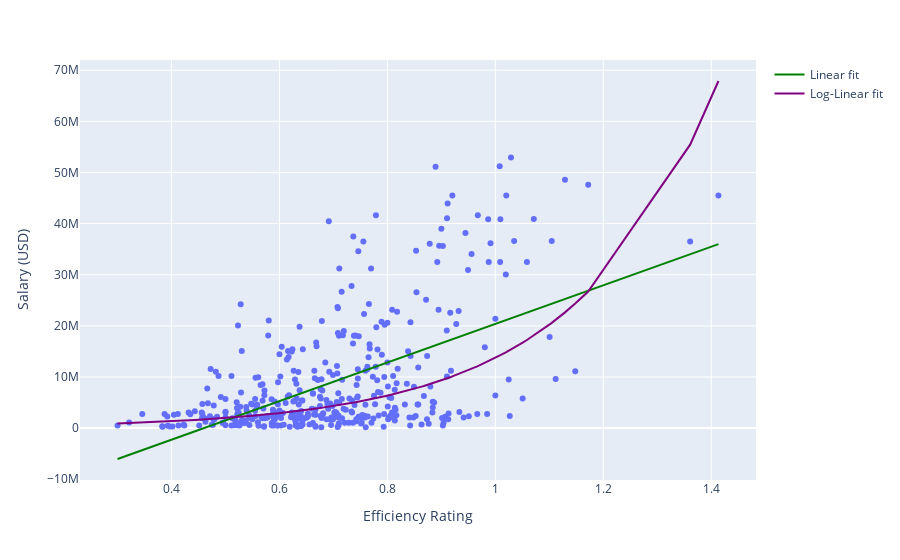

Here is the notebook cell this chart was saved with:
### Code cell
#20251022_Begin
# efficiency_plot(df_efficiency, 'ratingPm', year=2022)
efficiency_plot(df_efficiency.rename(columns={'team_abbr' : 'team'}), 'ratingPm', year=2022)
#20251022_End

### Figure 1 — Plotly figure (JSON) as saved in the notebook; plotly's stock layout.template omitted (floating-point values rounded to 4 significant figures; data arrays with more than 128 entries replaced by an {"elided": "..."} marker saying what was removed)
{"data": [{"customdata": {"elided": "427x3 mixed values"}, "hovertemplate": "Efficiency Rating=%{x}<br>Salary (USD)=%{y}<br>Player=%{customdata[0]}<br>Team=%{customdata[1]}<br>season=%{customdata[2]}<extra></extra>", "legendgroup": "", "marker": {"color": "#636efa", "size": 6, "symbol": "circle"}, "mode": "markers", "name": "", "orientation": "v", "showlegend": false, "type": "scatter", "x": {"elided": "427 float values"}, "xaxis": "x", "y": {"elided": "427 int values"}, "yaxis": "y"}, {"line": {"color": "green"}, "mode": "lines", "name": "Linear fit", "type": "scatter", "x": {"elided": "427 float values"}, "y": {"elided": "427 float values"}}, {"line": {"color": "purple"}, "mode": "lines", "name": "Log-Linear fit", "type": "scatter", "x": {"elided": "427 float values"}, "y": {"elided": "427 float values"}}], "layout": {"legend": {"tracegroupgap": 0}, "margin": {"t": 60}, "xaxis": {"anchor": "y", "domain": [0, 1], "title": {"text": "Efficiency Rating"}}, "yaxis": {"anchor": "x", "domain": [0, 1], "title": {"text": "Salary (USD)"}}}}
